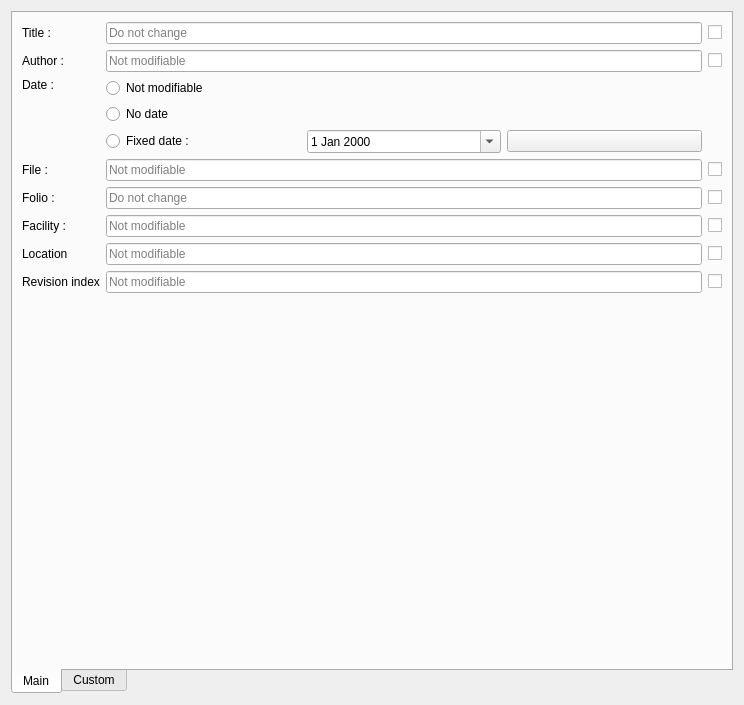
<?xml version="1.0" encoding="UTF-8"?>
<ui version="4.0">
 <class>ReplaceFolioWidget</class>
 <widget class="QWidget" name="ReplaceFolioWidget">
  <property name="geometry">
   <rect>
    <x>0</x>
    <y>0</y>
    <width>744</width>
    <height>705</height>
   </rect>
  </property>
  <property name="windowTitle">
   <string>Form</string>
  </property>
  <layout class="QVBoxLayout" name="verticalLayout_3">
   <item>
    <widget class="QTabWidget" name="tabWidget">
     <property name="sizePolicy">
      <sizepolicy hsizetype="Preferred" vsizetype="Preferred">
       <horstretch>0</horstretch>
       <verstretch>0</verstretch>
      </sizepolicy>
     </property>
     <property name="tabPosition">
      <enum>QTabWidget::South</enum>
     </property>
     <property name="tabShape">
      <enum>QTabWidget::Rounded</enum>
     </property>
     <property name="currentIndex">
      <number>0</number>
     </property>
     <property name="elideMode">
      <enum>Qt::ElideNone</enum>
     </property>
     <property name="usesScrollButtons">
      <bool>true</bool>
     </property>
     <property name="tabsClosable">
      <bool>false</bool>
     </property>
     <widget class="QWidget" name="tab">
      <attribute name="title">
       <string>Main</string>
      </attribute>
      <layout class="QVBoxLayout" name="verticalLayout_2">
       <item>
        <layout class="QGridLayout" name="gridLayout_4">
         <item row="9" column="1">
          <widget class="QLabel" name="label_12">
           <property name="text">
            <string>Revision index</string>
           </property>
          </widget>
         </item>
         <item row="8" column="1">
          <widget class="QLabel" name="label_11">
           <property name="text">
            <string>Location</string>
           </property>
          </widget>
         </item>
         <item row="4" column="1">
          <widget class="QLabel" name="label_5">
           <property name="text">
            <string>File :</string>
           </property>
          </widget>
         </item>
         <item row="1" column="3">
          <widget class="QLineEdit" name="m_title_le">
           <property name="toolTip">
            <string>Available as variable %title for title blocks</string>
           </property>
           <property name="placeholderText">
            <string>Do not change</string>
           </property>
          </widget>
         </item>
         <item row="2" column="3">
          <widget class="QLineEdit" name="m_author_le">
           <property name="toolTip">
            <string>Available as variable %author for title blocks</string>
           </property>
           <property name="placeholderText">
            <string>Not modifiable</string>
           </property>
          </widget>
         </item>
         <item row="2" column="1">
          <widget class="QLabel" name="label_3">
           <property name="text">
            <string>Author :</string>
           </property>
          </widget>
         </item>
         <item row="3" column="1">
          <widget class="QLabel" name="label_4">
           <property name="text">
            <string>Date :</string>
           </property>
           <property name="alignment">
            <set>Qt::AlignLeading|Qt::AlignLeft|Qt::AlignTop</set>
           </property>
          </widget>
         </item>
         <item row="6" column="1">
          <widget class="QLabel" name="label_10">
           <property name="text">
            <string>Facility :</string>
           </property>
          </widget>
         </item>
         <item row="9" column="3">
          <widget class="QLineEdit" name="m_indice">
           <property name="toolTip">
            <string>Available as variable %indexrev for title blocks</string>
           </property>
           <property name="placeholderText">
            <string>Not modifiable</string>
           </property>
          </widget>
         </item>
         <item row="4" column="3">
          <widget class="QLineEdit" name="m_file_le">
           <property name="toolTip">
            <string>Available as variable %filename for title blocks</string>
           </property>
           <property name="placeholderText">
            <string>Not modifiable</string>
           </property>
          </widget>
         </item>
         <item row="10" column="3">
          <layout class="QGridLayout" name="gridLayout"/>
         </item>
         <item row="5" column="1">
          <widget class="QLabel" name="label_6">
           <property name="text">
            <string>Folio :</string>
           </property>
          </widget>
         </item>
         <item row="3" column="3">
          <layout class="QGridLayout" name="gridLayout_2" columnstretch="0,0,0">
           <item row="1" column="0">
            <widget class="QRadioButton" name="m_no_date_rb">
             <property name="text">
              <string>No date</string>
             </property>
            </widget>
           </item>
           <item row="2" column="1">
            <widget class="QDateEdit" name="m_date_edit">
             <property name="toolTip">
              <string>Available as variable %date for title blocks</string>
             </property>
             <property name="frame">
              <bool>true</bool>
             </property>
             <property name="calendarPopup">
              <bool>true</bool>
             </property>
            </widget>
           </item>
           <item row="2" column="0">
            <widget class="QRadioButton" name="m_fixed_date_rb">
             <property name="text">
              <string>Fixed date :</string>
             </property>
            </widget>
           </item>
           <item row="2" column="2">
            <widget class="QPushButton" name="m_date_now_pb">
             <property name="toolTip">
              <string>Set to current date</string>
             </property>
             <property name="text">
              <string/>
             </property>
             <property name="icon">
              <iconset resource="../../../qelectrotech.qrc">
               <normaloff>:/ico/22x22/start.png</normaloff>:/ico/22x22/start.png</iconset>
             </property>
            </widget>
           </item>
           <item row="0" column="0">
            <widget class="QRadioButton" name="m_unchanged_date">
             <property name="text">
              <string>Not modifiable</string>
             </property>
            </widget>
           </item>
          </layout>
         </item>
         <item row="5" column="3">
          <widget class="QLineEdit" name="m_folio_le">
           <property name="toolTip">
            <string>Available as %folio for title block templates
The following variables can be used :
- %id : current folio number in the project
- %total : total number of folios in the project
- %autonum : Folio Auto Numeration</string>
           </property>
           <property name="placeholderText">
            <string>Do not change</string>
           </property>
          </widget>
         </item>
         <item row="8" column="3">
          <widget class="QLineEdit" name="m_loc">
           <property name="toolTip">
            <string>Available as variable %locmach for title blocks</string>
           </property>
           <property name="placeholderText">
            <string>Not modifiable</string>
           </property>
          </widget>
         </item>
         <item row="6" column="3">
          <widget class="QLineEdit" name="m_plant">
           <property name="toolTip">
            <string>&lt;html&gt;&lt;head/&gt;&lt;body&gt;&lt;p&gt;Available as %plant for title block templates&lt;/p&gt;&lt;/body&gt;&lt;/html&gt;</string>
           </property>
           <property name="placeholderText">
            <string>Not modifiable</string>
           </property>
          </widget>
         </item>
         <item row="1" column="1">
          <widget class="QLabel" name="label_2">
           <property name="text">
            <string>Title :</string>
           </property>
          </widget>
         </item>
         <item row="1" column="4">
          <widget class="QCheckBox" name="m_title_cb">
           <property name="toolTip">
            <string>Delete this text</string>
           </property>
           <property name="text">
            <string/>
           </property>
          </widget>
         </item>
         <item row="2" column="4">
          <widget class="QCheckBox" name="m_author_cb">
           <property name="toolTip">
            <string>Delete this text</string>
           </property>
           <property name="text">
            <string/>
           </property>
          </widget>
         </item>
         <item row="4" column="4">
          <widget class="QCheckBox" name="m_file_cb">
           <property name="toolTip">
            <string>Delete this text</string>
           </property>
           <property name="text">
            <string/>
           </property>
          </widget>
         </item>
         <item row="5" column="4">
          <widget class="QCheckBox" name="m_folio_cb">
           <property name="toolTip">
            <string>Delete this text</string>
           </property>
           <property name="text">
            <string/>
           </property>
          </widget>
         </item>
         <item row="6" column="4">
          <widget class="QCheckBox" name="m_plant_cb">
           <property name="toolTip">
            <string>Delete this text</string>
           </property>
           <property name="text">
            <string/>
           </property>
          </widget>
         </item>
         <item row="8" column="4">
          <widget class="QCheckBox" name="m_loc_cb">
           <property name="toolTip">
            <string>Delete this text</string>
           </property>
           <property name="text">
            <string/>
           </property>
          </widget>
         </item>
         <item row="9" column="4">
          <widget class="QCheckBox" name="m_indice_cb">
           <property name="toolTip">
            <string>Delete this text</string>
           </property>
           <property name="text">
            <string/>
           </property>
          </widget>
         </item>
        </layout>
       </item>
       <item>
        <spacer name="verticalSpacer">
         <property name="orientation">
          <enum>Qt::Vertical</enum>
         </property>
         <property name="sizeHint" stdset="0">
          <size>
           <width>20</width>
           <height>40</height>
          </size>
         </property>
        </spacer>
       </item>
      </layout>
     </widget>
     <widget class="QWidget" name="tab_2">
      <attribute name="title">
       <string>Custom</string>
      </attribute>
      <layout class="QVBoxLayout" name="verticalLayout">
       <item>
        <layout class="QVBoxLayout" name="m_tab2_vlayout">
         <item>
          <widget class="QLabel" name="label_8">
           <property name="text">
            <string>You can define your own name/value associations here so that the title block can take them into account. For example:
-associating the name &quot;volta&quot; and the value &quot;1745&quot; will replace %{volta} with 1745 in the title block.</string>
           </property>
           <property name="wordWrap">
            <bool>true</bool>
           </property>
          </widget>
         </item>
        </layout>
       </item>
      </layout>
     </widget>
    </widget>
   </item>
  </layout>
 </widget>
 <resources>
  <include location="../../../qelectrotech.qrc"/>
 </resources>
 <connections>
  <connection>
   <sender>m_fixed_date_rb</sender>
   <signal>toggled(bool)</signal>
   <receiver>m_date_edit</receiver>
   <slot>setEnabled(bool)</slot>
   <hints>
    <hint type="sourcelabel">
     <x>144</x>
     <y>145</y>
    </hint>
    <hint type="destinationlabel">
     <x>250</x>
     <y>145</y>
    </hint>
   </hints>
  </connection>
  <connection>
   <sender>m_fixed_date_rb</sender>
   <signal>toggled(bool)</signal>
   <receiver>m_date_now_pb</receiver>
   <slot>setEnabled(bool)</slot>
   <hints>
    <hint type="sourcelabel">
     <x>144</x>
     <y>145</y>
    </hint>
    <hint type="destinationlabel">
     <x>356</x>
     <y>145</y>
    </hint>
   </hints>
  </connection>
 </connections>
</ui>
